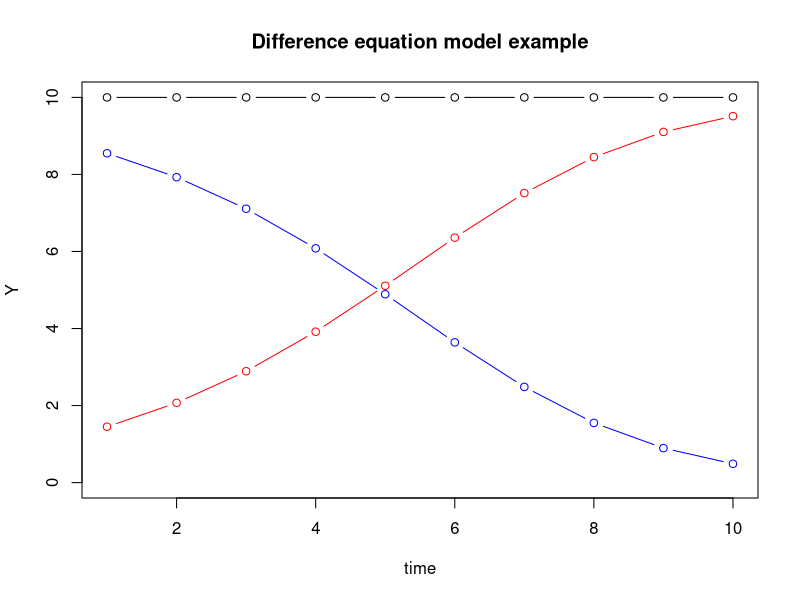
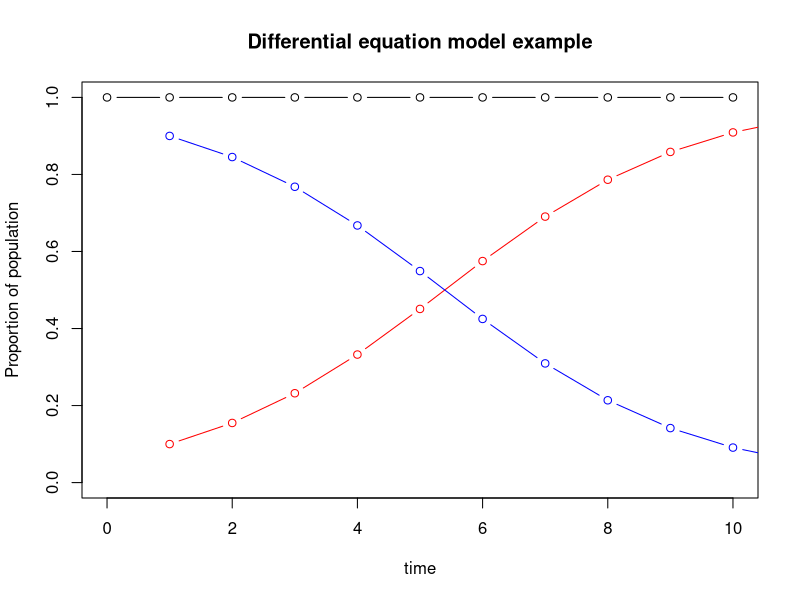
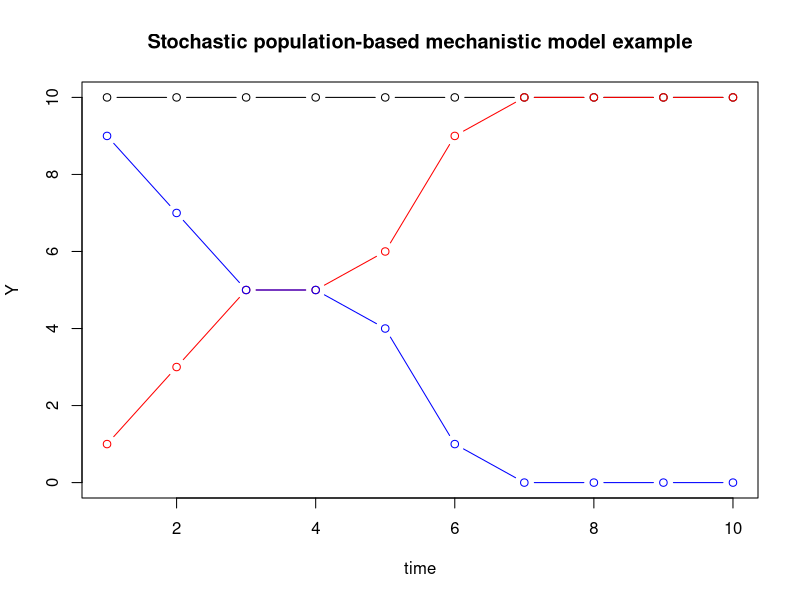
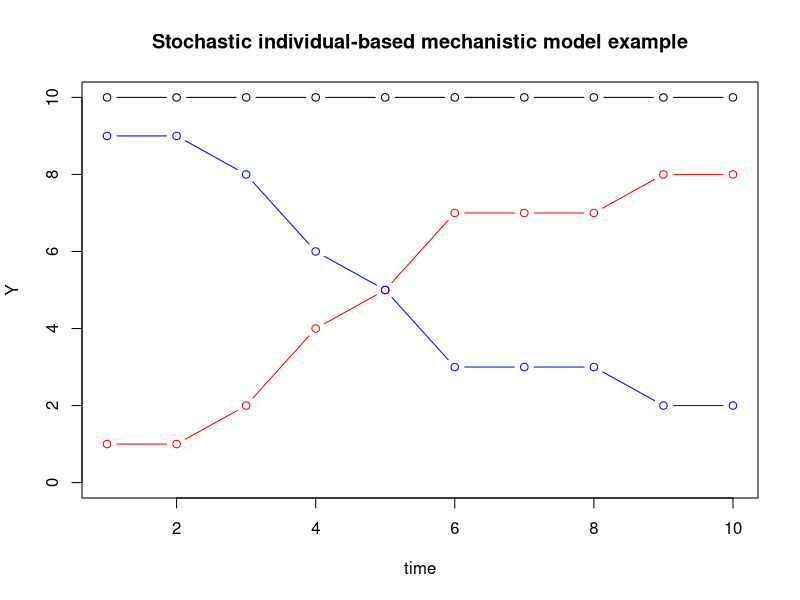
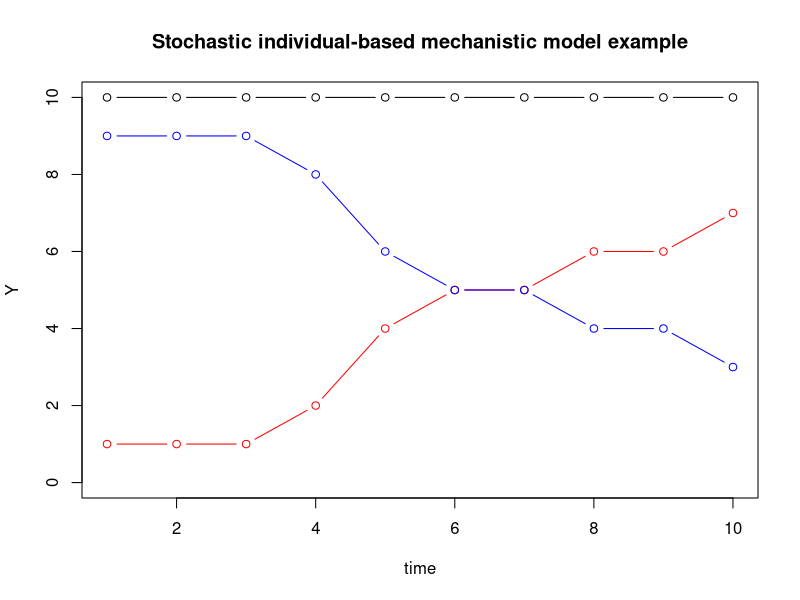
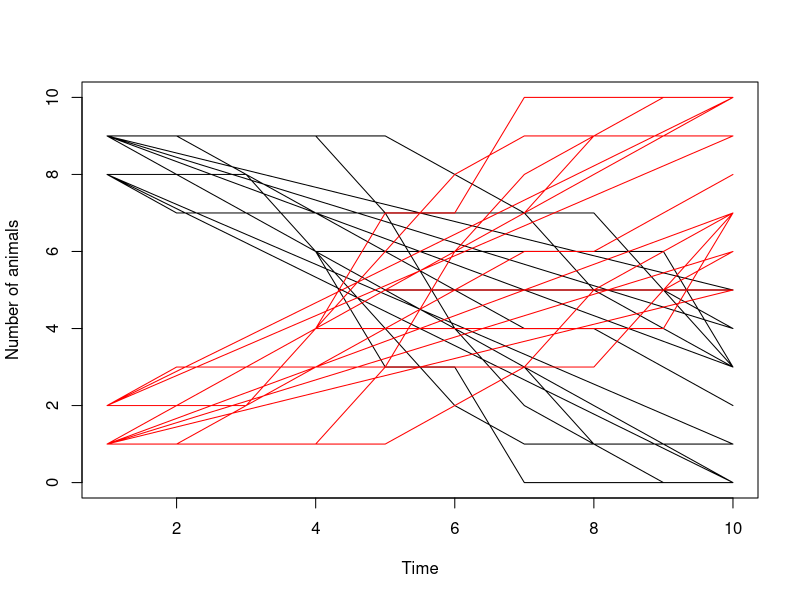
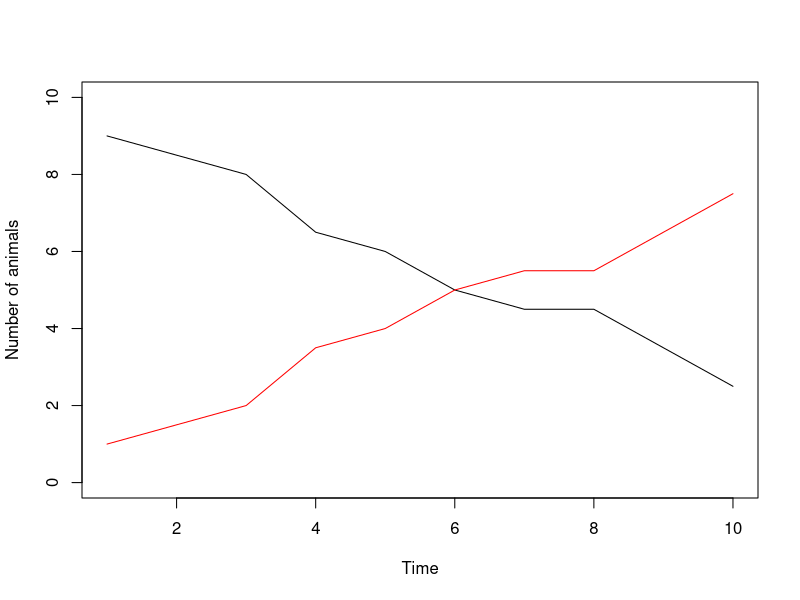
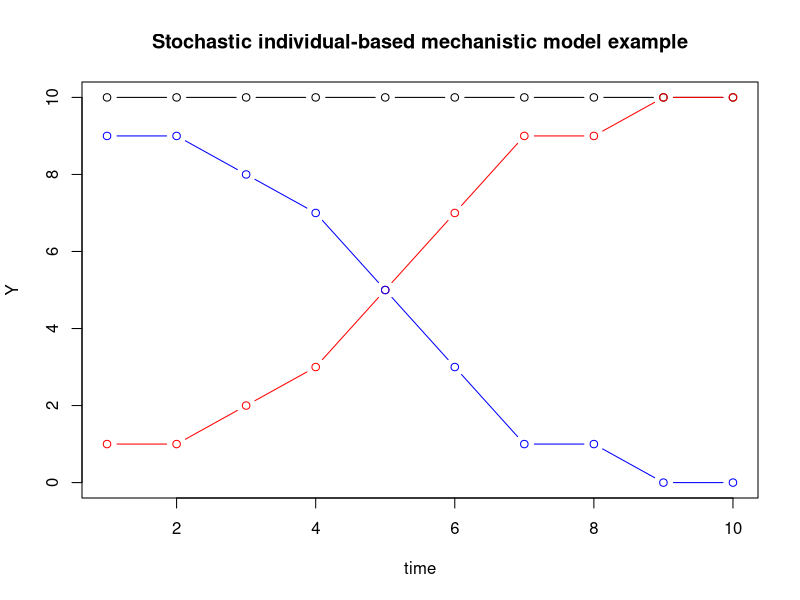

Write R code to recreate these figures, in order.

# Modeling disease transmission and control: Methods and approaches, with a focus on mechanistic models

# Code for showing simple examples of the different types of models created in R.


#### Difference equation model example ####

beta <- 0.5 # transmission rate
timesteps <- 1:10 # Time steps
S <- 9
I <- 1
N <- S + I
n.inf <- numeric()
n.sus <- numeric()
n.pop <- numeric()

for (i in timesteps) 
{
  dI <- beta * S * I / N
  I <- I + dI
  S <- S - dI
  N <- S + I
  n.inf[i] <- I
  n.sus[i] <- S
  n.pop[i] <- I + S
}

plot(timesteps, n.pop, type="b", ylab="Y", xlab="time", main="Difference equation model example", ylim=c(0,10))
points(n.inf, col="red", type="b")
points(n.sus, col="blue", type="b")


#### Differential equation model example ####


## Load deSolve package
library(deSolve)

## Create an SIR function
SI <- function(time, state, parameters) {
  
  with(as.list(c(state, parameters)), {
    
    dS <- -beta * S * I 
    dI <-  beta * S * I
    
    return(list(c(dS, dI)))
  })
}

### Set parameters
# Proportion infected at start:
inf.start <- 0.1
## Proportion in each compartment: 10% infected and 90% susceptible
init       <- c(S = 1-inf.start, I = inf.start)
## beta: infection parameter; gamma: recovery parameter
parameters <- c(beta = 0.5)
## Time frame
timesteps <- c(0:10)

## Solve using ode (General Solver for Ordinary Differential Equations)
out <- ode(y = init, times = timesteps, func = SI, parms = parameters)
## change to data frame
out <- as.data.frame(out)
out$N <- out$S + out$I

plot(timesteps, out$N, type="b", xlab="time", 
     main="Differential equation model example", ylim=c(0,1), 
     ylab="Proportion of population")
points(out$I, col="red", type="b")
points(out$S, col="blue", type="b")



#### Stochastic population-based mechanistic model example ####

beta <- 0.5 # transmission rate
timesteps <- 1:10 # Time steps
S <- 9
I <- 1
N <- S + I
n.inf <- numeric()
n.sus <- numeric()
n.pop <- numeric()

for(i in timesteps)
{
  PI <- 1 - exp( - beta * I / N)
  dI <- sum( rbinom(S , 1 , prob=PI) )
  I <- I + dI
  S <- S - dI
  N <- S + I
  n.inf[i] <- I
  n.sus[i] <- S
  n.pop[i] <- I + S
}

plot(timesteps, n.pop, type="b", ylab="Y", xlab="time", 
     main="Stochastic population-based mechanistic model example", ylim=c(0,10))
points(n.inf, col="red", type="b")
points(n.sus, col="blue", type="b")




#### Stochastic individual-based mechanistic model example ####

beta <- 0.5 # transmission rate
timesteps <- 1:10 # Time steps
pop <- data.frame(ID = c(1:10), inf.status = c(1 , rep(0, 9)) )
n.inf <- numeric()
n.sus <- numeric()
n.pop <- numeric()

for(i in timesteps)
{
  I <- length(pop$inf.status[pop$inf.status == 1])
  S <- length(pop$inf.status[pop$inf.status == 0])
  N <- length(pop$inf.status)
  PI <- 1 - exp( - beta * I / N)
  new.inf <- rbinom(S , 1 , prob=PI) 
  pop$inf.status[pop$inf.status == 0] <- new.inf
  n.inf[i] <- I
  n.sus[i] <- S
  n.pop[i] <- I + S
}

plot(timesteps, n.pop, type="b", ylab="Y", xlab="time", 
     main="Stochastic individual-based mechanistic model example", ylim=c(0,10))
points(n.inf, col="red", type="b")
points(n.sus, col="blue", type="b")


#### Stochastic individual-based mechanistic simulation model with multiple iterations example ####

MaxIterations <- 10
Output <- matrix(numeric(0),ncol=4)
timesteps <- 1:10 # Time steps

for(j in 1:MaxIterations)
{
  beta <- runif(1,0.4,0.6) # transmission rate
  pop <- data.frame(ID = c(1:10), inf.status = c(1 , rep(0, 9)) )
  n.inf <- numeric()
  n.sus <- numeric()
  n.pop <- numeric()
  
  for(i in timesteps)
  {
    I <- length(pop$inf.status[pop$inf.status == 1])
    S <- length(pop$inf.status[pop$inf.status == 0])
    N <- length(pop$inf.status)
    PI <- 1 - exp( - beta * I / N)
    new.inf <- rbinom(S , 1 , prob=PI) 
    pop$inf.status[pop$inf.status == 0] <- new.inf
    n.inf[i] <- I
    n.sus[i] <- S
    n.pop[i] <- I + S
    
    Output <- rbind(Output,c(i,sum(pop$inf.status==0),sum(pop$inf.status==1)))
  }
}

## If you run the model 1 iteration, you can observe the progress of the infection for that iteration using this code
plot(timesteps, n.pop, type="b", ylab="Y", xlab="time", 
     main="Stochastic individual-based mechanistic model example", ylim=c(0,10))
points(n.inf, col="red", type="b")
points(n.sus, col="blue", type="b")

## If you run the model for > 1 iteration, then you can observe the effect of randomness on infection using the following code
plot(Output[,1],Output[,2],xlab="Time", ylab="Number of animals",ylim=c(0,10),typ="l")
lines(Output[,1],Output[,3],col="red")

## To observe the progress of infection based on all iterations, median number can be ploted over time as follows
Sus    <- sapply(unique(Output[,1]),function(x) median(Output[Output[,1]==x,2]))
Infect <- sapply(unique(Output[,1]),function(x) median(Output[Output[,1]==x,3]))
plot(unique(Output[,1]),Sus,xlab="Time", ylab="Number of animals",ylim=c(0,10),typ="l")
lines(unique(Output[,1]),Infect,col="red")

#### Sensitivity analysis example ####

# Make the model (except the beta definition) as a function of beta:
# Here we use the individual-based mechanistic model, but it could be any of those described above.
model <- function(beta)
{
  pop <- data.frame(ID = c(1:10), inf.status = c(1 , rep(0, 9)) )
  n.inf <- numeric()
  n.sus <- numeric()
  n.pop <- numeric()
  
  for(i in timesteps)
  {
    I <- length(pop$inf.status[pop$inf.status == 1])
    S <- length(pop$inf.status[pop$inf.status == 0])
    N <- length(pop$inf.status)
    PI <- 1 - exp( - beta * I / N)
    new.inf <- rbinom(S , 1 , prob=PI) 
    pop$inf.status[pop$inf.status == 0] <- new.inf
    n.inf[i] <- I
    n.sus[i] <- S
    n.pop[i] <- I + S
  }
  
  return(data.frame(n.pop=n.pop, n.inf=n.inf, n.sus=n.sus))  
}

beta <- 0.5 # transmission rate
timesteps <- 1:10 # Time steps

tmp <- model(beta)

plot(timesteps, tmp$n.pop, type="b", ylab="Y", xlab="time", 
     main="Stochastic individual-based mechanistic model example", ylim=c(0,10))
points(tmp$n.inf, col="red", type="b")
points(tmp$n.sus, col="blue", type="b")

# Now the model can be run several times with a new result because it is stochastic.
# We can then use the model to find the distribution of the number of infected individuals:

# We loop over a number of iterations:
iterations <- 1:1000
infected.end <- numeric()
for(j in iterations)
{
  tmp <- model(beta)
  infected.end[j] <- tmp$n.inf[10]
}
hist(infected.end, main="Number of infected individuals at the end of the simulation")

# In this case, most of the population is most frequently infected.
table(infected.end)
# We can then decrease the beta and look again:

beta <- 0.35 # transmission rate
# We loop over a number of iterations:
iterations <- 1:1000
infected.end <- numeric()
for(j in iterations)
{
  tmp <- model(beta)
  infected.end[j] <- tmp$n.inf[10]
}
hist(infected.end, main="Number of infected individuals at the end of the simulation")

# Now the most frequent number of infected animals are around 6. Notice that there
# are a large proportion of iterations where the only infected individual is the 
# one that was infected from the beginning: the epidemic never took off.
# We can see this clearly in the table:
table(infected.end)

#### Convergence ####


beta <- 0.5 # transmission rate
timesteps <- 1:10 # Time steps

# We use the model defined above, in the loop.
iterations <- 1:1000
infected.end <- numeric()
for(j in iterations)
{
  tmp <- model(beta)
  infected.end[j] <- tmp$n.inf[10]
}

# Now find the variance for 1 to 100 iterations:
conv <- numeric()
for(u in 2:length(iterations))
{
  conv[u] <- var(infected.end[1:u])
}

plot(conv)

# Generally, it looks like 400 iterations are sufficient for convergence with the default values used here





# Copyright (c) Carsten Kirkeby 2019
